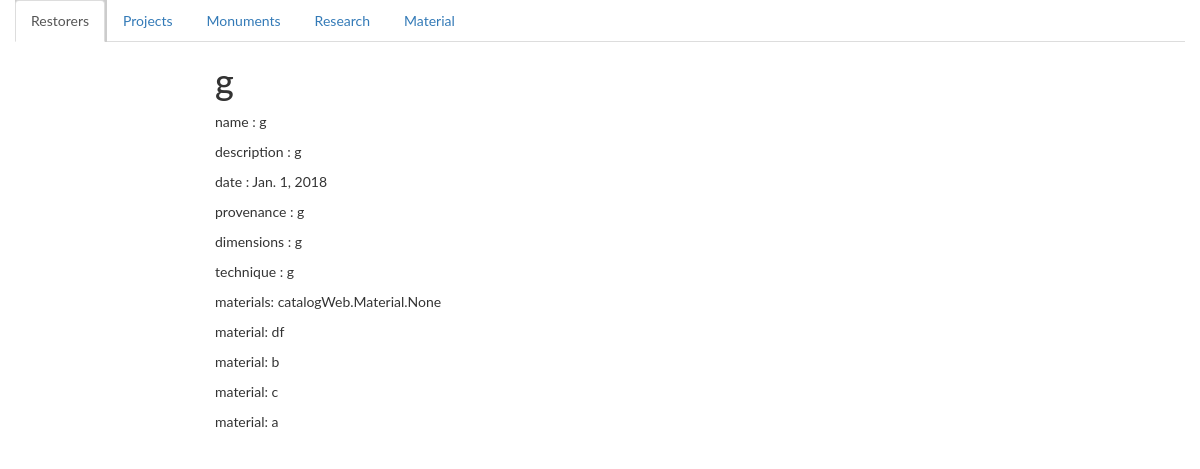
Page /monument/details/13/ on the committed database.
### catalogWeb/models.py (models this page shows, shortened)
class Monument(models.Model):
    name = models.CharField(max_length=45)
    description = models.CharField(max_length=45)
    date = models.DateField()
    provenance = models.CharField(max_length=45)
    dimensions = models.CharField(max_length=45)
    technique = models.CharField(max_length=45)
    materials = models.ManyToManyField('Material',through='Monument2Material',
                                        blank=True)

class Material(models.Model):
    name = models.CharField(max_length=45)
    description = models.CharField(max_length=200) #general info
    def __str__(self):
        return '%s' % self.name  #self.MaterialDefinition.name

### catalogWeb/views.py (the view)
# urls.py: url(r'monument/details/(?P<pk>[0-9]+)/$', views.MonumentDetailF, name='monumentDetail'),
def MonumentDetailF(request,pk):
    monument = get_object_or_404(Monument, pk=pk)
    context = {'monument': monument,
               }
    return render(request, 'catalogWeb/monument_detail.html', context)

### catalogWeb/templates/catalogWeb/monument_detail.html
{% extends "base_generic.html" %}
{% block content %}
    <h1>{{ monument.name }}</h1>
    <p>name        :  {{   monument.name          }} </p>
    <p>description :  {{   monument.description   }} </p>
    <p>date        :  {{   monument.date          }} </p>
    <p>provenance  :  {{   monument.provenance    }} </p>
    <p>dimensions  :  {{   monument.dimensions    }} </p>
    <p>technique   :  {{   monument.technique     }} </p>
    <p>materials: {{  monument.materials }} </p>
     {% for material in monument.materials.all %}
        <p >material: {{material}}</p>
     {% endfor %}
{% endblock content %}

### catalogWeb/static/catalogWeb/css/mystyle.css (style rules this page uses)
body { font-family: "Lato", sans-serif; }

### rows in the picture
Monument: name "g", description "g", date "Jan. 1, 2018", provenance "g", dimensions "g", technique "g", materials "catalogWeb.Material.None"
Material: name "df"
Material: name "b"
Material: name "c"
Material: name "a"
